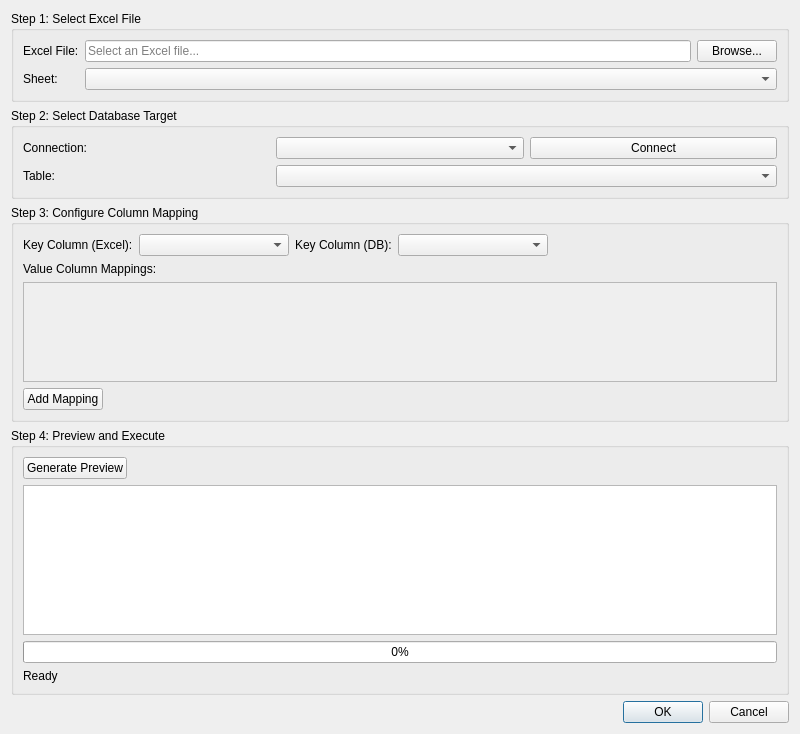
<?xml version="1.0" encoding="UTF-8"?>
<ui version="4.0">
 <class>DataSyncDialog</class>
 <widget class="QDialog" name="DataSyncDialog">
  <property name="geometry">
   <rect>
    <x>0</x>
    <y>0</y>
    <width>800</width>
    <height>700</height>
   </rect>
  </property>
  <property name="windowTitle">
   <string>DataSync - Excel to PostgreSQL</string>
  </property>
  <layout class="QVBoxLayout" name="verticalLayout">
   <item>
    <widget class="QGroupBox" name="groupExcel">
     <property name="title">
      <string>Step 1: Select Excel File</string>
     </property>
     <layout class="QGridLayout" name="gridLayout">
      <item row="0" column="0">
       <widget class="QLabel" name="labelFile">
        <property name="text">
         <string>Excel File:</string>
        </property>
       </widget>
      </item>
      <item row="0" column="1">
       <widget class="QLineEdit" name="editFilePath">
        <property name="readOnly">
         <bool>true</bool>
        </property>
        <property name="placeholderText">
         <string>Select an Excel file...</string>
        </property>
       </widget>
      </item>
      <item row="0" column="2">
       <widget class="QPushButton" name="btnBrowse">
        <property name="text">
         <string>Browse...</string>
        </property>
       </widget>
      </item>
      <item row="1" column="0">
       <widget class="QLabel" name="labelSheet">
        <property name="text">
         <string>Sheet:</string>
        </property>
       </widget>
      </item>
      <item row="1" column="1" colspan="2">
       <widget class="QComboBox" name="comboSheet"/>
      </item>
     </layout>
    </widget>
   </item>
   <item>
    <widget class="QGroupBox" name="groupDatabase">
     <property name="title">
      <string>Step 2: Select Database Target</string>
     </property>
     <layout class="QGridLayout" name="gridLayout_2">
      <item row="0" column="0">
       <widget class="QLabel" name="labelConnection">
        <property name="text">
         <string>Connection:</string>
        </property>
       </widget>
      </item>
      <item row="0" column="1">
       <widget class="QComboBox" name="comboConnection"/>
      </item>
      <item row="0" column="2">
       <widget class="QPushButton" name="btnConnect">
        <property name="text">
         <string>Connect</string>
        </property>
       </widget>
      </item>
      <item row="1" column="0">
       <widget class="QLabel" name="labelTable">
        <property name="text">
         <string>Table:</string>
        </property>
       </widget>
      </item>
      <item row="1" column="1" colspan="2">
       <widget class="QComboBox" name="comboTable"/>
      </item>
     </layout>
    </widget>
   </item>
   <item>
    <widget class="QGroupBox" name="groupMapping">
     <property name="title">
      <string>Step 3: Configure Column Mapping</string>
     </property>
     <layout class="QVBoxLayout" name="verticalLayout_2">
      <item>
       <layout class="QHBoxLayout" name="horizontalLayout">
        <item>
         <widget class="QLabel" name="labelKeyExcel">
          <property name="text">
           <string>Key Column (Excel):</string>
          </property>
         </widget>
        </item>
        <item>
         <widget class="QComboBox" name="comboKeyExcel">
          <property name="minimumSize">
           <size>
            <width>150</width>
            <height>0</height>
           </size>
          </property>
         </widget>
        </item>
        <item>
         <widget class="QLabel" name="labelKeyDb">
          <property name="text">
           <string>Key Column (DB):</string>
          </property>
         </widget>
        </item>
        <item>
         <widget class="QComboBox" name="comboKeyDb">
          <property name="minimumSize">
           <size>
            <width>150</width>
            <height>0</height>
           </size>
          </property>
         </widget>
        </item>
        <item>
         <spacer name="horizontalSpacer">
          <property name="orientation">
           <enum>Qt::Horizontal</enum>
          </property>
          <property name="sizeHint" stdset="0">
           <size>
            <width>40</width>
            <height>20</height>
           </size>
          </property>
         </spacer>
        </item>
       </layout>
      </item>
      <item>
       <widget class="QLabel" name="labelMappingHeader">
        <property name="text">
         <string>Value Column Mappings:</string>
        </property>
       </widget>
      </item>
      <item>
       <widget class="QScrollArea" name="scrollMapping">
        <property name="minimumSize">
         <size>
          <width>0</width>
          <height>100</height>
         </size>
        </property>
        <property name="widgetResizable">
         <bool>true</bool>
        </property>
        <widget class="QWidget" name="scrollAreaWidgetContents">
         <property name="geometry">
          <rect>
           <x>0</x>
           <y>0</y>
           <width>758</width>
           <height>98</height>
          </rect>
         </property>
         <layout class="QVBoxLayout" name="layoutMappings">
          <property name="spacing">
           <number>4</number>
          </property>
         </layout>
        </widget>
       </widget>
      </item>
      <item>
       <layout class="QHBoxLayout" name="horizontalLayout_2">
        <item>
         <widget class="QPushButton" name="btnAddMapping">
          <property name="text">
           <string>Add Mapping</string>
          </property>
         </widget>
        </item>
        <item>
         <spacer name="horizontalSpacer_2">
          <property name="orientation">
           <enum>Qt::Horizontal</enum>
          </property>
          <property name="sizeHint" stdset="0">
           <size>
            <width>40</width>
            <height>20</height>
           </size>
          </property>
         </spacer>
        </item>
       </layout>
      </item>
     </layout>
    </widget>
   </item>
   <item>
    <widget class="QGroupBox" name="groupPreview">
     <property name="title">
      <string>Step 4: Preview and Execute</string>
     </property>
     <layout class="QVBoxLayout" name="verticalLayout_3">
      <item>
       <layout class="QHBoxLayout" name="horizontalLayout_3">
        <item>
         <widget class="QPushButton" name="btnPreview">
          <property name="text">
           <string>Generate Preview</string>
          </property>
         </widget>
        </item>
        <item>
         <widget class="QLabel" name="labelSummary">
          <property name="text">
           <string/>
          </property>
         </widget>
        </item>
        <item>
         <spacer name="horizontalSpacer_3">
          <property name="orientation">
           <enum>Qt::Horizontal</enum>
          </property>
          <property name="sizeHint" stdset="0">
           <size>
            <width>40</width>
            <height>20</height>
           </size>
          </property>
         </spacer>
        </item>
       </layout>
      </item>
      <item>
       <widget class="QTableView" name="tablePreview">
        <property name="minimumSize">
         <size>
          <width>0</width>
          <height>150</height>
         </size>
        </property>
        <property name="alternatingRowColors">
         <bool>true</bool>
        </property>
        <property name="selectionMode">
         <enum>QAbstractItemView::SingleSelection</enum>
        </property>
        <property name="selectionBehavior">
         <enum>QAbstractItemView::SelectRows</enum>
        </property>
       </widget>
      </item>
      <item>
       <widget class="QProgressBar" name="progressBar">
        <property name="value">
         <number>0</number>
        </property>
       </widget>
      </item>
      <item>
       <widget class="QLabel" name="labelStatus">
        <property name="text">
         <string>Ready</string>
        </property>
       </widget>
      </item>
     </layout>
    </widget>
   </item>
   <item>
    <widget class="QDialogButtonBox" name="buttonBox">
     <property name="orientation">
      <enum>Qt::Horizontal</enum>
     </property>
     <property name="standardButtons">
      <set>QDialogButtonBox::Cancel|QDialogButtonBox::Ok</set>
     </property>
    </widget>
   </item>
  </layout>
 </widget>
 <resources/>
 <connections>
  <connection>
   <sender>buttonBox</sender>
   <signal>rejected()</signal>
   <receiver>DataSyncDialog</receiver>
   <slot>reject()</slot>
   <hints>
    <hint type="sourcelabel">
     <x>316</x>
     <y>260</y>
    </hint>
    <hint type="destinationlabel">
     <x>286</x>
     <y>274</y>
    </hint>
   </hints>
  </connection>
 </connections>
</ui>
